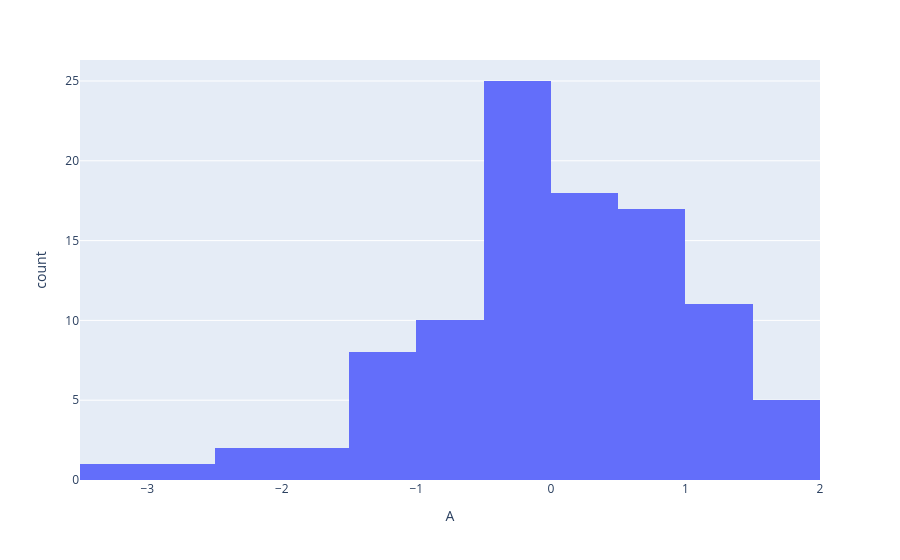

The cell this chart's notebook holds for it:
### Code cell
px.histogram(df, x='A', nbins=25)

### Figure 1 — Plotly figure (JSON) as saved in the notebook; plotly's stock layout.template omitted (floating-point values rounded to 4 significant figures)
{"data": [{"alignmentgroup": "True", "bingroup": "x", "hovertemplate": "A=%{x}<br>count=%{y}<extra></extra>", "legendgroup": "", "marker": {"color": "#636efa", "pattern": {"shape": ""}}, "name": "", "nbinsx": 25, "offsetgroup": "", "orientation": "v", "showlegend": false, "type": "histogram", "x": [0.6749, -0.2359, 0.731, -0.2138, -1.362, 0.9056, -0.4724, 1.075, 0.7717, 0.3536, -0.0386, 1.05, -1.007, 1.401, 0.6558, -0.003466, 1.106, 0.09159, -0.4116, -0.7585, 1.122, 0.04556, -0.4391, -0.3292, -0.07532, 0.2036, 1.672, -0.5497, -0.3618, -1.199, 1.086, -0.1028, -0.5138, 0.8505, -0.371, 0.5505, 0.9724, 0.2327, -0.458, -0.03926, 0.6605, 0.08962, 0.3446, -0.7924, -1.832, 1.222, -0.7758, -3.469, -0.5374, 0.3082, -1.107, 0.04286, -0.7372, 1.812, 0.2565, 0.03689, -0.3011, 0.5837, -0.4035, 0.408, -0.2073, -0.3205, 0.1211, -1.449, -1.538, 0.5529, 0.3219, 0.5053, -0.04078, -0.9108, 1.462, -0.3679, 0.7898, 0.3148, 0.4074, -0.4076, 1.404, -0.2068, -0.2485, 0.7831, -2.459, 1.771, 1.034, 0.8459, 0.01736, -0.4337, 1.562, 1.822, 0.1363, -0.6827, -2.319, -1.089, 0.8513, -0.6132, -0.1157, -2.711, 0.5931, -1.008, -1.224, 1.461], "xaxis": "x", "yaxis": "y"}], "layout": {"barmode": "relative", "legend": {"tracegroupgap": 0}, "margin": {"t": 60}, "xaxis": {"anchor": "y", "domain": [0, 1], "title": {"text": "A"}}, "yaxis": {"anchor": "x", "domain": [0, 1], "title": {"text": "count"}}}}
